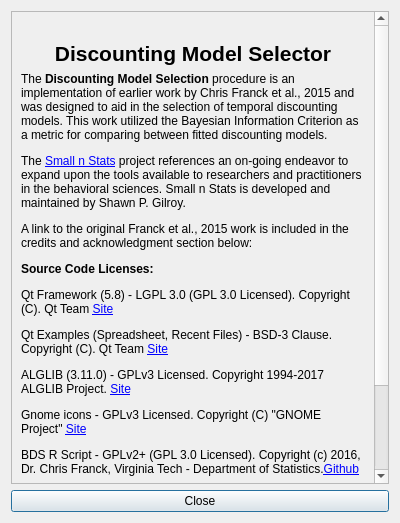
<?xml version="1.0" encoding="UTF-8"?>
<ui version="4.0">
 <class>CreditsDialog</class>
 <widget class="QDialog" name="CreditsDialog">
  <property name="geometry">
   <rect>
    <x>0</x>
    <y>0</y>
    <width>400</width>
    <height>523</height>
   </rect>
  </property>
  <property name="windowTitle">
   <string>Credits</string>
  </property>
  <layout class="QVBoxLayout" name="verticalLayout">
   <item>
    <widget class="QScrollArea" name="scrollArea">
     <property name="widgetResizable">
      <bool>true</bool>
     </property>
     <property name="alignment">
      <set>Qt::AlignCenter</set>
     </property>
     <widget class="QWidget" name="scrollAreaWidgetContents">
      <property name="geometry">
       <rect>
        <x>0</x>
        <y>-204</y>
        <width>363</width>
        <height>678</height>
       </rect>
      </property>
      <layout class="QVBoxLayout" name="verticalLayout_2">
       <item>
        <layout class="QHBoxLayout" name="horizontalLayout">
         <item>
          <widget class="QLabel" name="label">
           <property name="sizePolicy">
            <sizepolicy hsizetype="Maximum" vsizetype="Maximum">
             <horstretch>0</horstretch>
             <verstretch>0</verstretch>
            </sizepolicy>
           </property>
           <property name="text">
            <string/>
           </property>
           <property name="pixmap">
            <pixmap resource="spreadsheet.qrc">:/images/SNS.png</pixmap>
           </property>
           <property name="wordWrap">
            <bool>true</bool>
           </property>
          </widget>
         </item>
        </layout>
       </item>
       <item>
        <widget class="QLabel" name="label_4">
         <property name="text">
          <string>&lt;html&gt;&lt;head/&gt;&lt;body&gt;&lt;p&gt;&lt;span style=&quot; font-size:16pt; font-weight:600;&quot;&gt;Discounting Model Selector&lt;/span&gt;&lt;/p&gt;&lt;/body&gt;&lt;/html&gt;</string>
         </property>
         <property name="alignment">
          <set>Qt::AlignCenter</set>
         </property>
         <property name="wordWrap">
          <bool>true</bool>
         </property>
         <property name="margin">
          <number>10</number>
         </property>
        </widget>
       </item>
       <item>
        <widget class="QLabel" name="label_2">
         <property name="text">
          <string>&lt;html&gt;&lt;head/&gt;&lt;body&gt;&lt;p&gt;The &lt;span style=&quot; font-weight:600;&quot;&gt;Discounting Model Selection&lt;/span&gt; procedure is an implementation of earlier work by Chris Franck et al., 2015 and was designed to aid in the selection of temporal discounting models. This work utilized the Bayesian Information Criterion as a metric for comparing between fitted discounting models.&lt;/p&gt;&lt;p&gt;The &lt;a href=&quot;http://www.smallnstats.com&quot;&gt;&lt;span style=&quot; text-decoration: underline; color:#0000ff;&quot;&gt;Small n Stats&lt;/span&gt;&lt;/a&gt; project references an on-going endeavor to expand upon the tools available to researchers and practitioners in the behavioral sciences. Small n Stats is developed and maintained by Shawn P. Gilroy.&lt;/p&gt;&lt;p&gt;A link to the original Franck et al., 2015 work is included in the credits and acknowledgment section below:&lt;/p&gt;&lt;p&gt;&lt;span style=&quot; font-weight:600;&quot;&gt;Source Code Licenses:&lt;/span&gt;&lt;/p&gt;
&lt;p&gt;Qt Framework (5.8) - LGPL 3.0 (GPL 3.0 Licensed). Copyright (C). Qt Team &lt;a href=&quot;https://www.qt.io/&quot;&gt;Site&lt;/a&gt;&lt;/p&gt;
&lt;p&gt;Qt Examples (Spreadsheet, Recent Files) - BSD-3 Clause. Copyright (C). Qt Team &lt;a href=&quot;https://www.qt.io/&quot;&gt;Site&lt;/a&gt;&lt;/p&gt;
&lt;p&gt;&lt;span style=&quot; font-family:'Arial'; color:#000000;&quot;&gt;ALGLIB (3.11.0) - GPLv3 Licensed. Copyright 1994-2017 ALGLIB Project. &lt;a href=&quot;www.alglib.net&quot;&gt;Site&lt;/a&gt;&lt;/span&gt;&lt;/p&gt;
&lt;p&gt;Gnome icons - GPLv3 Licensed. Copyright (C) &amp;quot;GNOME Project&amp;quot; &lt;a href=&quot;http://www.gnome.org&quot;&gt;Site&lt;/a&gt;&lt;/p&gt;
&lt;p&gt;BDS R Script - GPLv2+ (GPL 3.0 Licensed). Copyright (c) 2016, Dr. Chris Franck, Virginia Tech - Department of Statistics.&lt;a href=&quot;www.github.com/miyamot0&quot;&gt;Github&lt;/a&gt;&lt;/p&gt;

&lt;p&gt;&lt;span style=&quot; font-weight:600;&quot;&gt;Credits and Acknowledgements:&lt;/span&gt;&lt;/p&gt;&lt;p&gt;&lt;a href=&quot;http://onlinelibrary.wiley.com/doi/10.1002/jeab.128/abstract&quot;&gt;&lt;span style=&quot; text-decoration: underline; color:#0000ff;&quot;&gt;• Franck, C. T., Koffarnus, M. N., House, L. L., Bickel, W. (2015). Accurate characterization of delay discounting: A multiple model approach using approximate bayesian model selection and a unified discounting measure, Journal of the Experimental Analysis of Behavior, 103, 218-233. &lt;/span&gt;&lt;/a&gt;&lt;/p&gt;&lt;/body&gt;&lt;/html&gt;</string>
         </property>
         <property name="wordWrap">
          <bool>true</bool>
         </property>
        </widget>
       </item>
      </layout>
     </widget>
    </widget>
   </item>
   <item>
    <widget class="QPushButton" name="pushButton">
     <property name="focusPolicy">
      <enum>Qt::StrongFocus</enum>
     </property>
     <property name="text">
      <string>Close</string>
     </property>
    </widget>
   </item>
  </layout>
 </widget>
 <resources>
  <include location="spreadsheet.qrc"/>
 </resources>
 <connections/>
</ui>
